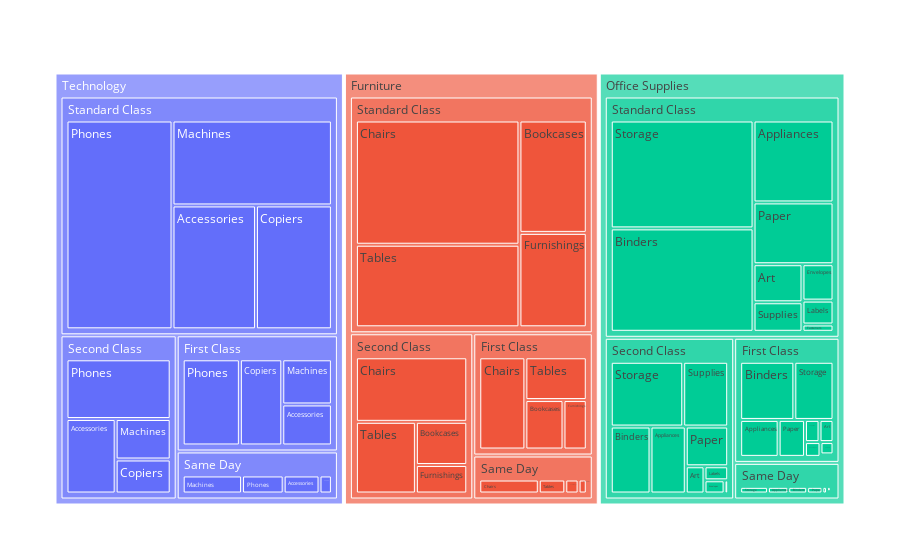

The notebook cell this image was saved under:
### Code cell
#Summarize the Sales data by category, Ship Mode and Category
df_summary = df.groupby(['Category', 'Ship Mode', 'Sub-Category'])['Sales'].sum().reset_index()

#Create a treemap
fig = px.treemap(df_summary, path=['Category','Ship Mode', 'Sub-Category'], values='Sales')
fig.update_layout(margin=dict(t=50, l=50, r=50, b=50))
fig.write_image(f"{output}/Sales_per_category_ship_mode_and_sub_category_treemap_chart.jpg")
fig.show()

### Figure 1 — Plotly figure (JSON) as saved in the notebook; plotly's stock layout.template omitted (floating-point values rounded to 4 significant figures)
{"data": [{"branchvalues": "total", "domain": {"x": [0, 1], "y": [0, 1]}, "hovertemplate": "labels=%{label}<br>Sales=%{value}<br>parent=%{parent}<br>id=%{id}<extra></extra>", "ids": ["Technology/First Class/Accessories", "Technology/Same Day/Accessories", "Technology/Second Class/Accessories", "Technology/Standard Class/Accessories", "Office Supplies/First Class/Appliances", "Office Supplies/Same Day/Appliances", "Office Supplies/Second Class/Appliances", "Office Supplies/Standard Class/Appliances", "Office Supplies/First Class/Art", "Office Supplies/Same Day/Art", "Office Supplies/Second Class/Art", "Office Supplies/Standard Class/Art", "Office Supplies/First Class/Binders", "Office Supplies/Same Day/Binders", "Office Supplies/Second Class/Binders", "Office Supplies/Standard Class/Binders", "Furniture/First Class/Bookcases", "Furniture/Same Day/Bookcases", "Furniture/Second Class/Bookcases", "Furniture/Standard Class/Bookcases", "Furniture/First Class/Chairs", "Furniture/Same Day/Chairs", "Furniture/Second Class/Chairs", "Furniture/Standard Class/Chairs", "Technology/First Class/Copiers", "Technology/Same Day/Copiers", "Technology/Second Class/Copiers", "Technology/Standard Class/Copiers", "Office Supplies/First Class/Envelopes", "Office Supplies/Same Day/Envelopes", "Office Supplies/Second Class/Envelopes", "Office Supplies/Standard Class/Envelopes", "Office Supplies/First Class/Fasteners", "Office Supplies/Same Day/Fasteners", "Office Supplies/Second Class/Fasteners", "Office Supplies/Standard Class/Fasteners", "Furniture/First Class/Furnishings", "Furniture/Same Day/Furnishings", "Furniture/Second Class/Furnishings", "Furniture/Standard Class/Furnishings", "Office Supplies/First Class/Labels", "Office Supplies/Same Day/Labels", "Office Supplies/Second Class/Labels", "Office Supplies/Standard Class/Labels", "Technology/First Class/Machines", "Technology/Same Day/Machines", "Technology/Second Class/Machines", "Technology/Standard Class/Machines", "Office Supplies/First Class/Paper", "Office Supplies/Same Day/Paper", "Office Supplies/Second Class/Paper", "Office Supplies/Standard Class/Paper", "Technology/First Class/Phones", "Technology/Same Day/Phones", "Technology/Second Class/Phones", "Technology/Standard Class/Phones", "Office Supplies/First Class/Storage", "Office Supplies/Same Day/Storage", "Office Supplies/Second Class/Storage", "Office Supplies/Standard Class/Storage", "Office Supplies/First Class/Supplies", "Office Supplies/Same Day/Supplies", "Office Supplies/Second Class/Supplies", "Office Supplies/Standard Class/Supplies", "Furniture/First Class/Tables", "Furniture/Same Day/Tables", "Furniture/Second Class/Tables", "Furniture/Standard Class/Tables", "Furniture/First Class", "Office Supplies/First Class", "Technology/First Class", "Furniture/Same Day", "Office Supplies/Same Day", "Technology/Same Day", "Furniture/Second Class", "Office Supplies/Second Class", "Technology/Second Class", "Furniture/Standard Class", "Office Supplies/Standard Class", "Technology/Standard Class", "Furniture", "Office Supplies", "Technology"], "labels": ["Accessories", "Accessories", "Accessories", "Accessories", "Appliances", "Appliances", "Appliances", "Appliances", "Art", "Art", "Art", "Art", "Binders", "Binders", "Binders", "Binders", "Bookcases", "Bookcases", "Bookcases", "Bookcases", "Chairs", "Chairs", "Chairs", "Chairs", "Copiers", "Copiers", "Copiers", "Copiers", "Envelopes", "Envelopes", "Envelopes", "Envelopes", "Fasteners", "Fasteners", "Fasteners", "Fasteners", "Furnishings", "Furnishings", "Furnishings", "Furnishings", "Labels", "Labels", "Labels", "Labels", "Machines", "Machines", "Machines", "Machines", "Paper", "Paper", "Paper", "Paper", "Phones", "Phones", "Phones", "Phones", "Storage", "Storage", "Storage", "Storage", "Supplies", "Supplies", "Supplies", "Supplies", "Tables", "Tables", "Tables", "Tables", "First Class", "First Class", "First Class", "Same Day", "Same Day", "Same Day", "Second Class", "Second Class", "Second Class", "Standard Class", "Standard Class", "Standard Class", "Furniture", "Office Supplies", "Technology"], "name": "", "parents": ["Technology/First Class", "Technology/Same Day", "Technology/Second Class", "Technology/Standard Class", "Office Supplies/First Class", "Office Supplies/Same Day", "Office Supplies/Second Class", "Office Supplies/Standard Class", "Office Supplies/First Class", "Office Supplies/Same Day", "Office Supplies/Second Class", "Office Supplies/Standard Class", "Office Supplies/First Class", "Office Supplies/Same Day", "Office Supplies/Second Class", "Office Supplies/Standard Class", "Furniture/First Class", "Furniture/Same Day", "Furniture/Second Class", "Furniture/Standard Class", "Furniture/First Class", "Furniture/Same Day", "Furniture/Second Class", "Furniture/Standard Class", "Technology/First Class", "Technology/Same Day", "Technology/Second Class", "Technology/Standard Class", "Office Supplies/First Class", "Office Supplies/Same Day", "Office Supplies/Second Class", "Office Supplies/Standard Class", "Office Supplies/First Class", "Office Supplies/Same Day", "Office Supplies/Second Class", "Office Supplies/Standard Class", "Furniture/First Class", "Furniture/Same Day", "Furniture/Second Class", "Furniture/Standard Class", "Office Supplies/First Class", "Office Supplies/Same Day", "Office Supplies/Second Class", "Office Supplies/Standard Class", "Technology/First Class", "Technology/Same Day", "Technology/Second Class", "Technology/Standard Class", "Office Supplies/First Class", "Office Supplies/Same Day", "Office Supplies/Second Class", "Office Supplies/Standard Class", "Technology/First Class", "Technology/Same Day", "Technology/Second Class", "Technology/Standard Class", "Office Supplies/First Class", "Office Supplies/Same Day", "Office Supplies/Second Class", "Office Supplies/Standard Class", "Office Supplies/First Class", "Office Supplies/Same Day", "Office Supplies/Second Class", "Office Supplies/Standard Class", "Furniture/First Class", "Furniture/Same Day", "Furniture/Second Class", "Furniture/Standard Class", "Furniture", "Office Supplies", "Technology", "Furniture", "Office Supplies", "Technology", "Furniture", "Office Supplies", "Technology", "Furniture", "Office Supplies", "Technology", "", "", ""], "type": "treemap", "values": [21950.0, 13780.0, 36990.0, 91470.0, 15730.0, 6271.0, 23830.0, 58790.0, 3426.0, 1418.0, 5149.0, 16710.0, 34850.0, 5820.0, 26860.0, 132500.0, 20680.0, 2971.0, 22310.0, 67850.0, 46630.0, 21660.0, 72350.0, 182200.0, 39370.0, 4760.0, 18900.0, 83220.0, 2539.0, 790.5, 2674.0, 10120.0, 357.6, 139.8, 478.0, 2027.0, 12630.0, 4850.0, 14740.0, 56990.0, 1772.0, 566.4, 3353.0, 6656.0, 24150.0, 22800.0, 22490.0, 119800.0, 10780.0, 4695.0, 17000.0, 44350.0, 53130.0, 15990.0, 62820.0, 195800.0, 25210.0, 8560.0, 47330.0, 138200.0, 3568.0, 510.3, 29380.0, 12960.0, 28800.0, 9644.0, 43260.0, 121100.0, 108700.0, 98230.0, 138600.0, 39120.0, 28770.0, 57320.0, 152700.0, 156100.0, 141200.0, 428100.0, 422400.0, 490300.0, 728700.0, 705400.0, 827500.0]}], "layout": {"legend": {"tracegroupgap": 0}, "margin": {"b": 50, "l": 50, "r": 50, "t": 50}}}
